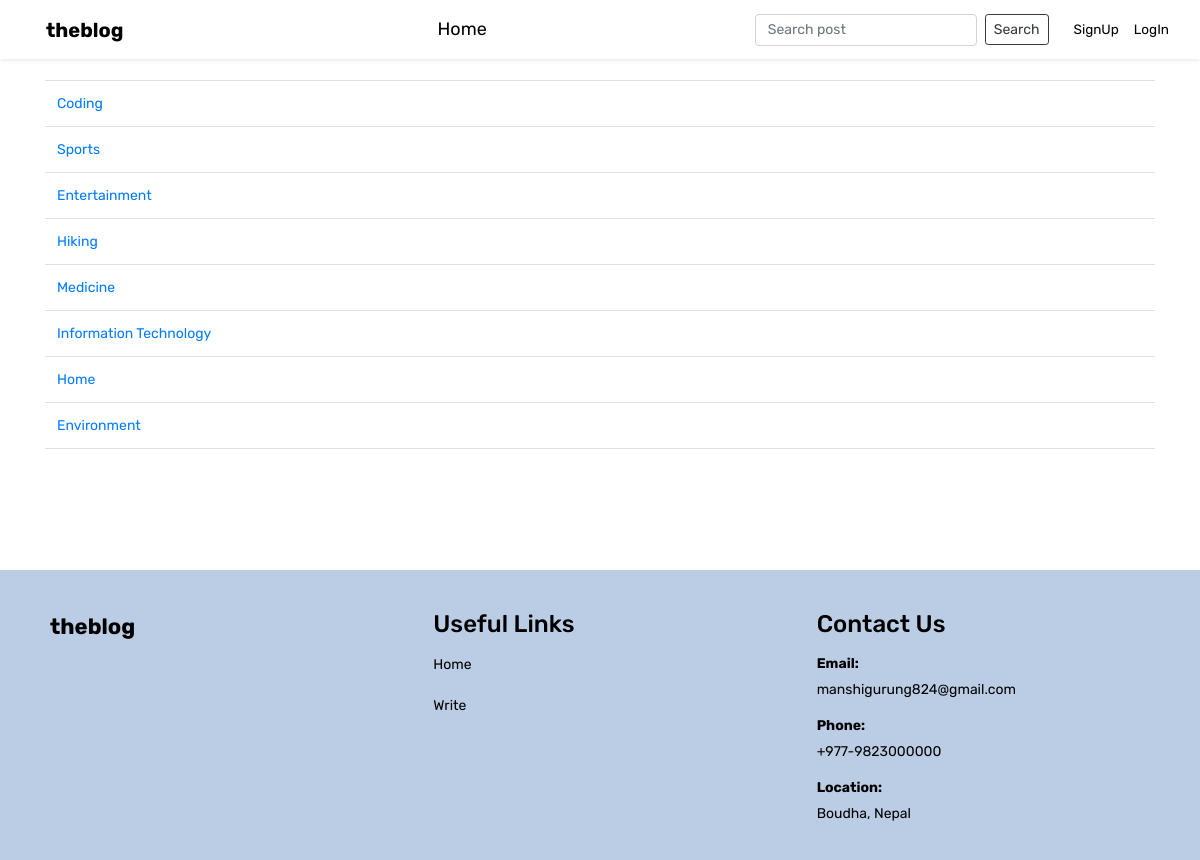
The app's page /category-list/, older data.
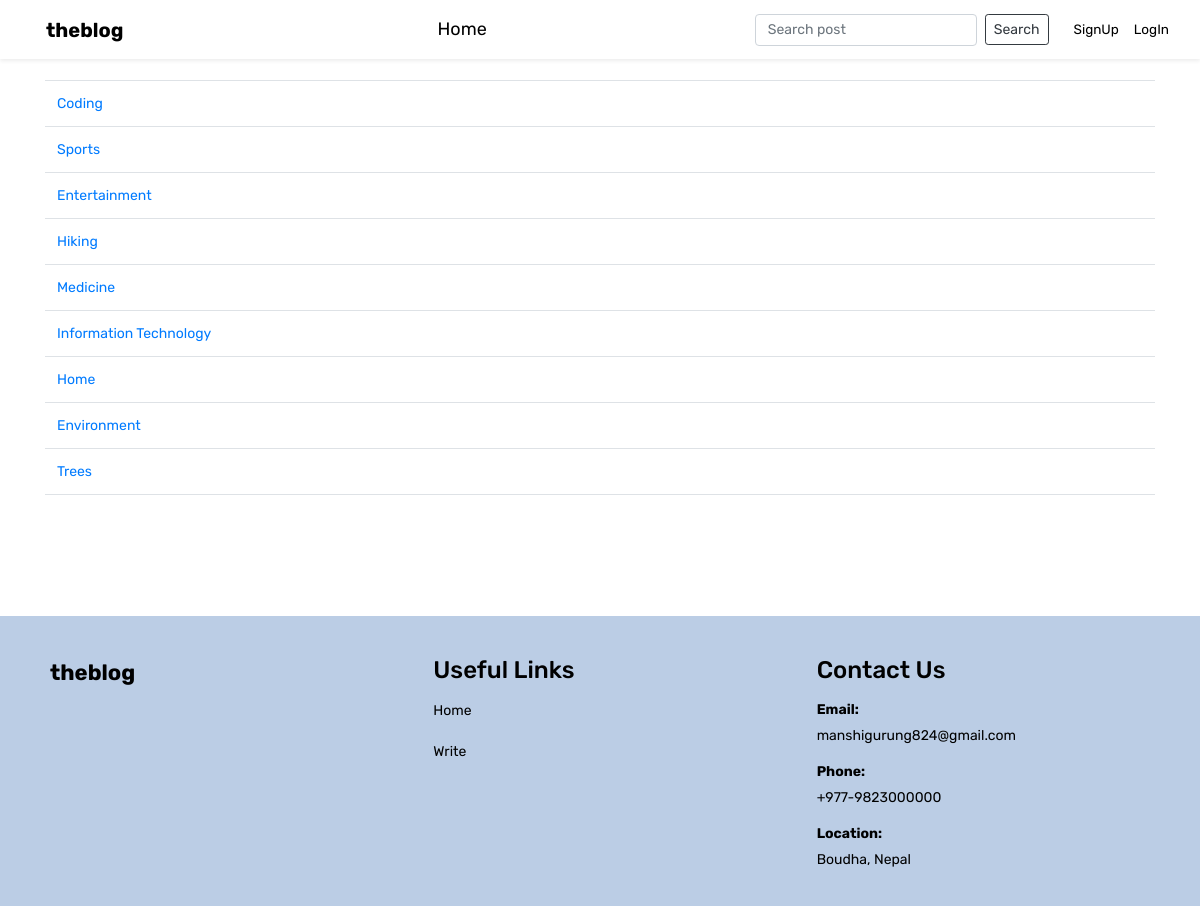
The same page, newer data.
### theblog/models.py (models this page shows, shortened)
class Category(models.Model):
	name = models.CharField(max_length=255)
	def __str__(self):
		return self.name

### theblog/views.py (the view)
# urls.py: path('category-list/', CategoryListView, name="category-list"),
def CategoryListView(request):
	cat_menu_list = Category.objects.all()
	return render(request, 'category_list.html', {'cat_menu_list': cat_menu_list})

### theblog/templates/category_list.html (shortened to what this page needs)
{% extends 'base.html' %}
{% block content %}
	<table class="table">
      <tbody>
        {% for item in cat_menu_list %}
          <tr>
            <td><a href="{% url 'category' item %}">{{ item }}</a></td>
          </tr>
        {% endfor %}
      </tbody>
    </table>
{% endblock %}

Row changes from the older to the newer data that the page shows:
added Category: name "Trees"
